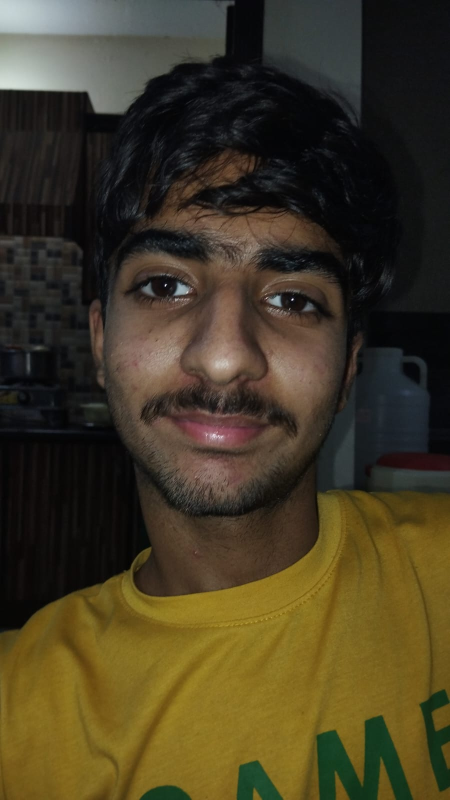
#> input picture aegis-web/backend/uploads/02cddc81-1d69-49d3-97f1-4271a2051b58.jpg, 900 x 1600 px (shown at 1/2 size); its folder holds only this picture in this run
$ python -i face_detector.py   (imports and definitions only)
#> lines starting #> are read from the running program, lines starting #| are printed output that depends on the picture
#> further down, picture is the input picture: shape (1600, 900, 3); mean B, G, R 36.1, 58.7, 67.7
"""
Face detection.
- Primary cascade only (haarcascade_frontalface_default)
- minNeighbors=4, minSize=60px — balanced, not too strict
- Cap at 4 faces — more than 4 = almost certainly false positives
- NMS IoU=0.30 — aggressive merge of overlapping boxes
- NO centre-crop fallback — non-face images return [] → UNAVAILABLE
  (QR codes, logos, charts correctly get 'No face detected')
"""
from __future__ import annotations
import logging
from dataclasses import dataclass
from typing import Optional

import cv2
import numpy as np

logger = logging.getLogger(__name__)

_HAAR_PRIMARY = cv2.data.haarcascades + "haarcascade_frontalface_default.xml"
_HAAR_ALT2    = cv2.data.haarcascades + "haarcascade_frontalface_alt2.xml"

try:
    import dlib as _dlib
    _DLIB_DETECTOR = _dlib.get_frontal_face_detector()
    DLIB_AVAILABLE = True
except ImportError:
    _DLIB_DETECTOR = None
    DLIB_AVAILABLE = False


@dataclass
class DetectedFace:
    x: int
    y: int
    w: int
    h: int
    confidence: float
    method: str

    @property
    def area(self) -> int:
        return self.w * self.h

    def crop(self, image: np.ndarray, padding: float = 0.20) -> np.ndarray:
        h_img, w_img = image.shape[:2]
        pad_x = int(self.w * padding)
        pad_y = int(self.h * padding)
        x1 = max(0, self.x - pad_x)
        y1 = max(0, self.y - pad_y)
        x2 = min(w_img, self.x + self.w + pad_x)
        y2 = min(h_img, self.y + self.h + pad_y)
        return image[y1:y2, x1:x2]


class FaceDetector:
    def __init__(self):
        self._primary = None
        self._alt2 = None
        try:
            c = cv2.CascadeClassifier(_HAAR_PRIMARY)
            if not c.empty():
                self._primary = c
        except Exception:
            pass
        try:
            c = cv2.CascadeClassifier(_HAAR_ALT2)
            if not c.empty():
                self._alt2 = c
        except Exception:
            pass

    def _nms(self, faces: list, iou: float = 0.30) -> list:
        if len(faces) <= 1:
            return faces
        kept = []
        for cand in sorted(faces, key=lambda f: f.area, reverse=True):
            overlap = False
            for k in kept:
                ix1 = max(cand.x, k.x)
                iy1 = max(cand.y, k.y)
                ix2 = min(cand.x + cand.w, k.x + k.w)
                iy2 = min(cand.y + cand.h, k.y + k.h)
                inter = max(0, ix2 - ix1) * max(0, iy2 - iy1)
                union = cand.area + k.area - inter
                if union > 0 and inter / union > iou:
                    overlap = True
                    break
            if not overlap:
                kept.append(cand)
        return kept

    def _run_cascade(self, cascade, gray: np.ndarray) -> list:
        try:
            dets = cascade.detectMultiScale(
                gray, scaleFactor=1.1, minNeighbors=4,
                minSize=(60, 60), flags=cv2.CASCADE_SCALE_IMAGE,
            )
            if len(dets) > 0:
                return [DetectedFace(x=int(x), y=int(y), w=int(w), h=int(h),
                                     confidence=0.80, method="haar")
                        for (x, y, w, h) in dets]
        except Exception as e:
            logger.debug(f"Cascade error: {e}")
        return []

    def detect(self, image_bgr: np.ndarray) -> list:
        """Returns list sorted by area. Returns [] if no face — no fallback."""
        if image_bgr is None or image_bgr.size == 0:
            return []
        gray    = cv2.cvtColor(image_bgr, cv2.COLOR_BGR2GRAY)
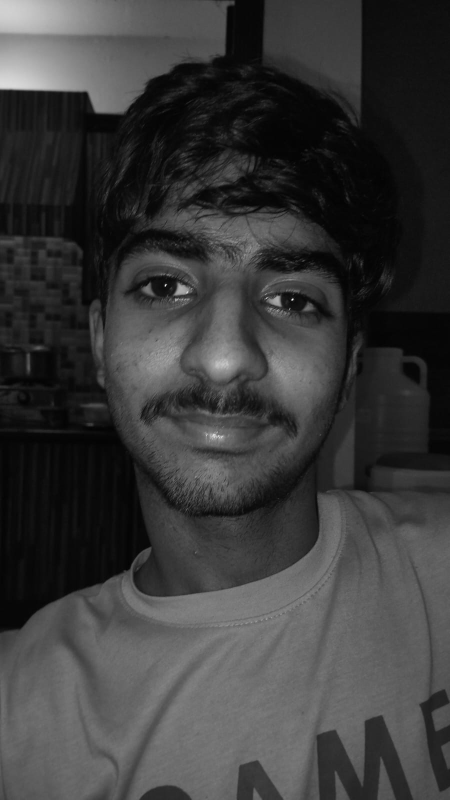
#> gray: shape (1600, 900) (shown at 1/2 size); min 0, max 255, mean 58.8
        gray_eq = cv2.equalizeHist(gray)
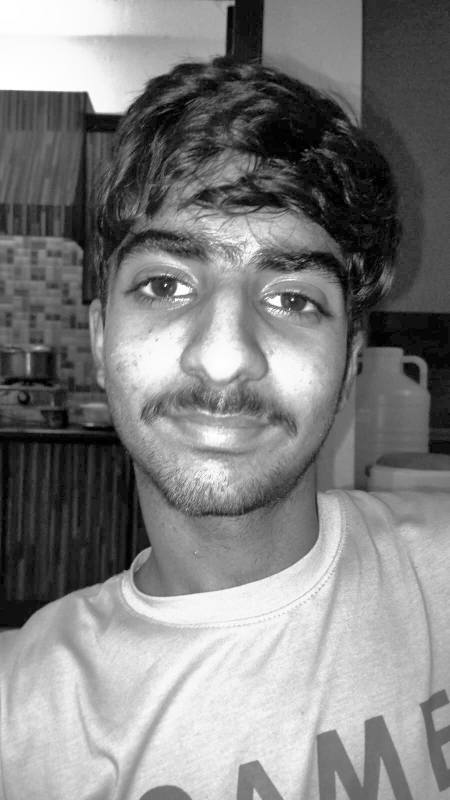
#> gray_eq: shape (1600, 900) (shown at 1/2 size); min 0, max 255, mean 128.8
        candidates = []
        if self._primary is not None:
            found = self._run_cascade(self._primary, gray_eq) or self._run_cascade(self._primary, gray)
#> in _run_cascade, `dets = cascade.detectMultiScale( gray, scaleFactor=1.1, minNeighbors=4..`: dets = [[521, 1431, 109, 109], [110, 350, 674, 674]]
#> found = 2 items
            candidates.extend(found)
        if not candidates and self._alt2 is not None:
            found = self._run_cascade(self._alt2, gray_eq) or self._run_cascade(self._alt2, gray)
            candidates.extend(found)
        if not candidates and DLIB_AVAILABLE and _DLIB_DETECTOR is not None:
            try:
                rgb = cv2.cvtColor(image_bgr, cv2.COLOR_BGR2RGB)
                dets, scores, _ = _DLIB_DETECTOR.run(rgb, 1)
                for rect, score in zip(dets, scores):
                    if score >= 0:
                        candidates.append(DetectedFace(
                            x=max(0, rect.left()), y=max(0, rect.top()),
                            w=max(1, rect.width()), h=max(1, rect.height()),
                            confidence=min(1.0, float(score+1)/3.0), method="dlib",
                        ))
            except Exception as e:
                logger.debug(f"dlib error: {e}")
        candidates = self._nms(candidates)
#> the loop in _nms, `for cand in sorted(faces, key=lambda f: f.area, reverse=True):` made 2 passes
#> candidates = 2 items
        candidates.sort(key=lambda f: f.area, reverse=True)
        return candidates[:4]   # cap at 4

    def detect_and_crop_primary(self, image_bgr, target_size=224, padding=0.20):
        faces = self.detect(image_bgr)
#> faces = 2 items
        if not faces:
            return None, None
        crop = faces[0].crop(image_bgr, padding=padding)
#> in crop, `return image[y1:y2, x1:x2]`:
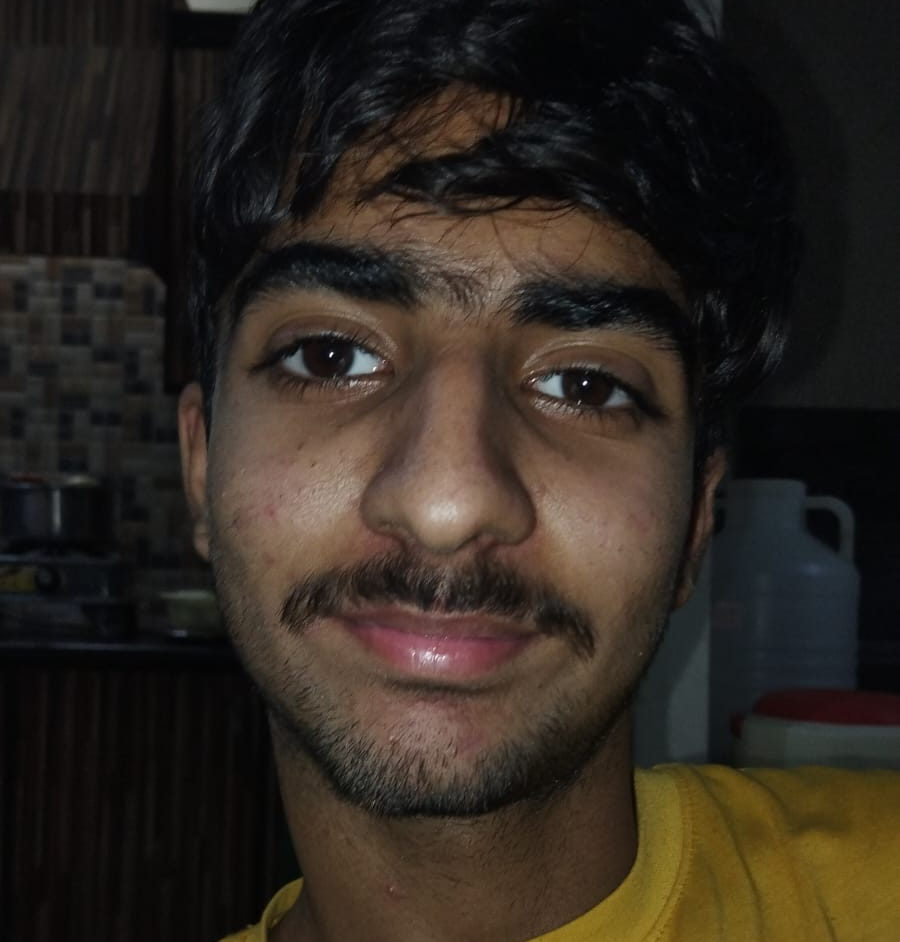
#> returned value: shape (942, 900, 3); mean of channels 0, 1, 2 32.2, 39.6, 47.1; drawn as B, G, R
        if crop is None or crop.size == 0:
            return None, None
        return cv2.cvtColor(cv2.resize(crop, (target_size, target_size)), cv2.COLOR_BGR2RGB), faces[0]

    def detect_all_faces(self, image_bgr, target_size=224, padding=0.20):
        results = []
        for face in self.detect(image_bgr):
            crop = face.crop(image_bgr, padding=padding)
            if crop is None or crop.size == 0:
                continue
            results.append((cv2.cvtColor(cv2.resize(crop, (target_size, target_size)), cv2.COLOR_BGR2RGB), face))
        return results


_detector = None

def get_face_detector() -> FaceDetector:
    global _detector
    if _detector is None:
        _detector = FaceDetector()
    return _detector

>>> import cv2
>>> picture = cv2.imread('../../../aegis-web/backend/uploads/02cddc81-1d69-49d3-97f1-4271a2051b58.jpg')
>>> result = FaceDetector().detect_and_crop_primary(picture)
